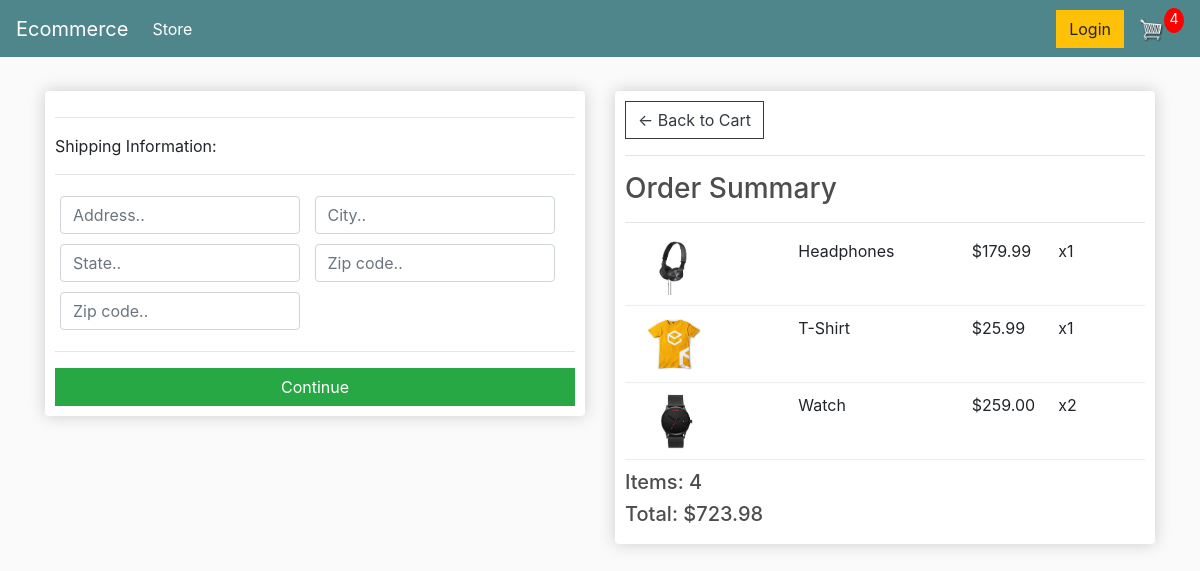
/checkout/ (signed in), run on an earlier commit of the app's database.
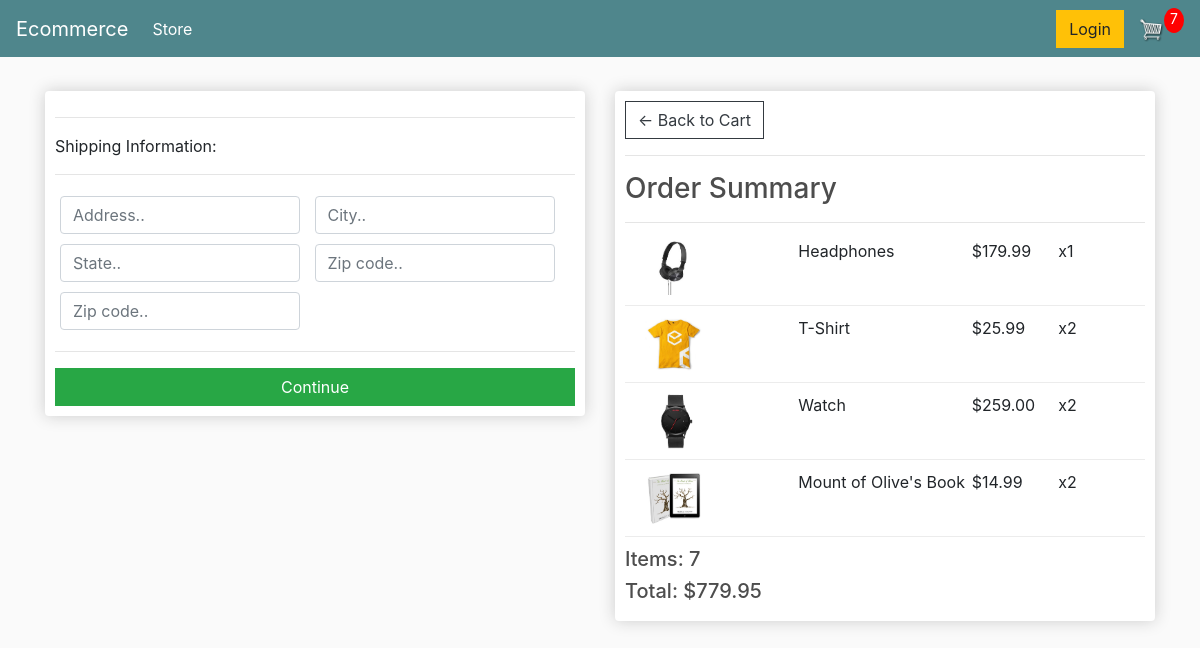
And on a later commit of the database.
### store/models.py (models this page shows, shortened)
class OrderItem(models.Model):
	product = models.ForeignKey(Product, on_delete=models.SET_NULL, null=True)
	order = models.ForeignKey(Order, on_delete=models.SET_NULL, null=True)
	quantity = models.IntegerField(default=0, null=True, blank=True)
	date_added = models.DateTimeField(auto_now_add=True)
	@property
	def get_total(self):
		total = self.product.price * self.quantity
		return total

class Product(models.Model):
	name = models.CharField(max_length=200)
	price = models.FloatField()
	digital = models.BooleanField(default=False,null=True, blank=True)
	image = models.ImageField(null=True, blank=True)
	@property
	def imageURL(self):
		try:
			url = self.image.url
		except:
			url = ''
		return url

class Order(models.Model):
	customer = models.ForeignKey(Customer, on_delete=models.SET_NULL, null=True, blank=True)
	date_ordered = models.DateTimeField(auto_now_add=True)
	complete = models.BooleanField(default=False)
	transaction_id = models.CharField(max_length=100, null=True)
	@property
	def shipping(self):
		shipping = False
		orderitems = self.orderitem_set.all()
		for i in orderitems:
			if i.product.digital == False:
				shipping = True
		return shipping
	@property
	def get_cart_total(self):
		orderitems = self.orderitem_set.all()
		total = sum([item.get_total for item in orderitems])
		return total
	@property
	def get_cart_items(self):
		orderitems = self.orderitem_set.all()
		total = sum([item.quantity for item in orderitems])
		return total

### store/views.py (the view)
# urls.py: path('checkout/', views.checkout, name="checkout"),
def checkout(request):
	if request.user.is_authenticated:
		customer = request.user.customer
		order, created = Order.objects.get_or_create(customer=customer, complete=False)
		items = order.orderitem_set.all()
		cartItems = order.get_cart_items
	else:
		items = []
		order = {'get_cart_total':0, 'get_cart_items':0,'shipping': False}
		cartItems = order['get_cart_items']
	context = {'items':items, 'order':order,'cartItems':cartItems}
	return render(request, 'store/checkout.html', context)

### store/templates/store/checkout.html (shortened to what this page needs)
{% extends 'store/main.html' %}
{% load static %}
{% block content %}
     <div class="row">
		<div class="col-lg-6">
			<div class="box-element" id="form-wrapper">
				<form id="form">
					<div id="shipping-info">
						<hr>
						<p>Shipping Information:</p>
						<hr>
						<div class="form-field">
							<input class="form-control" type="text" name="address" placeholder="Address..">
						</div>
						<div class="form-field">
							<input class="form-control" type="text" name="city" placeholder="City..">
						</div>
						<div class="form-field">
							<input class="form-control" type="text" name="state" placeholder="State..">
						</div>
						<div class="form-field">
							<input class="form-control" type="text" name="zipcode" placeholder="Zip code..">
						</div>
						<div class="form-field">
							<input class="form-control" type="text" name="country" placeholder="Zip code..">
						</div>
					</div>
					<hr>
					<input id="form-button" class="btn btn-success btn-block" type="submit" value="Continue">
				</form>
			</div>
			<br>
		</div>
		<div class="col-lg-6">
			<div class="box-element">
				<a  class="btn btn-outline-dark" href="{% url 'cart' %}">&#x2190; Back to Cart</a>
				<hr>
				<h3>Order Summary</h3>
				<hr>
				{% for item in items %}
				<div class="cart-row">
					<div style="flex:2"><img class="row-image" src="{{item.product.imageURL}}"></div>
					<div style="flex:2"><p>{{item.product.name}}</p></div>
					<div style="flex:1"><p>${{item.product.price|floatformat:2}}</p></div>
					<div style="flex:1"><p>x{{item.quantity}}</p></div>
				</div>
				{% endfor %}
				<h5>Items:   {{order.get_cart_items}}</h5>
				<h5>Total:   ${{order.get_cart_total|floatformat:2}}</h5>
			</div>
		</div>
	</div>
{% endblock content %}

What changed in the data, as far as the page shows it:
changed OrderItem "T-Shirt": quantity "1" → "2"
added OrderItem: product.imageURL (picture), product.name "Mount of Olive's Book", product.price "14.99", quantity "2"
changed through a linked row, Order: get_cart_items "4" → "7"; get_cart_total "723.98" → "779.95"
Also different on the page:
{{ cartItems }}: "4" → "7"
